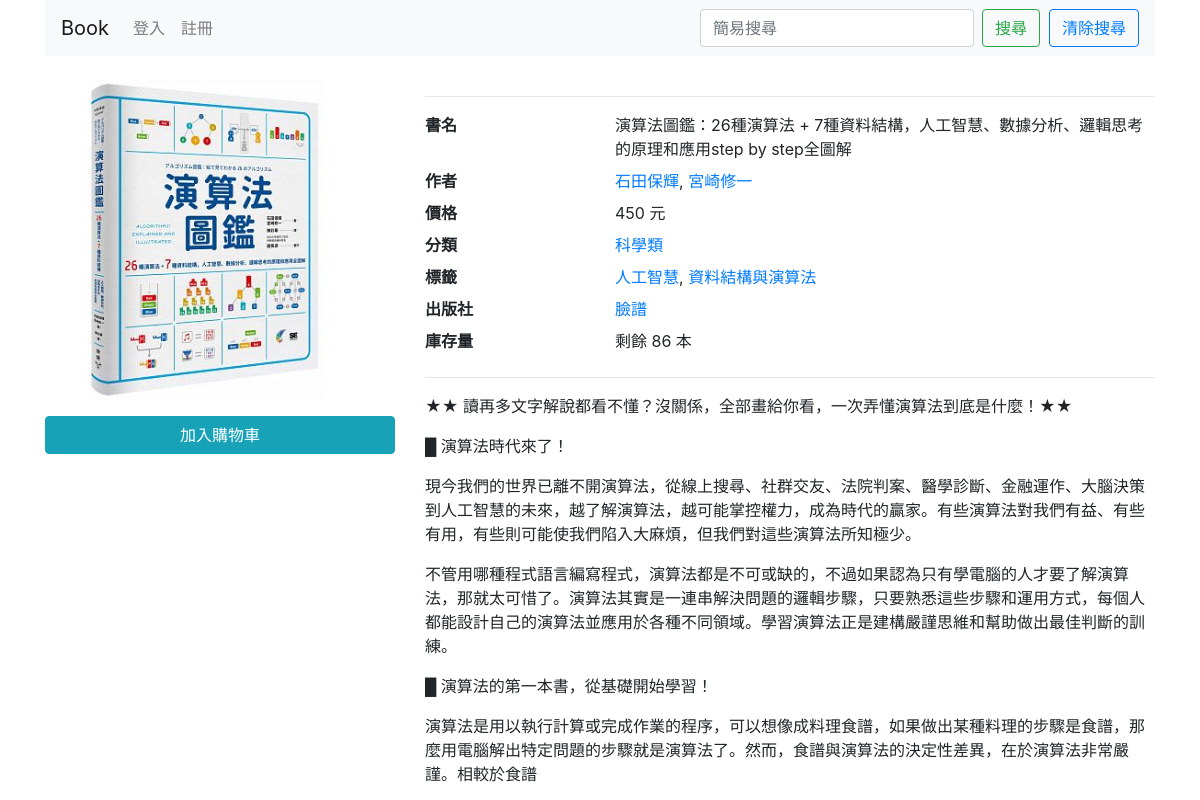
The app's page /books/show/6/, older data.
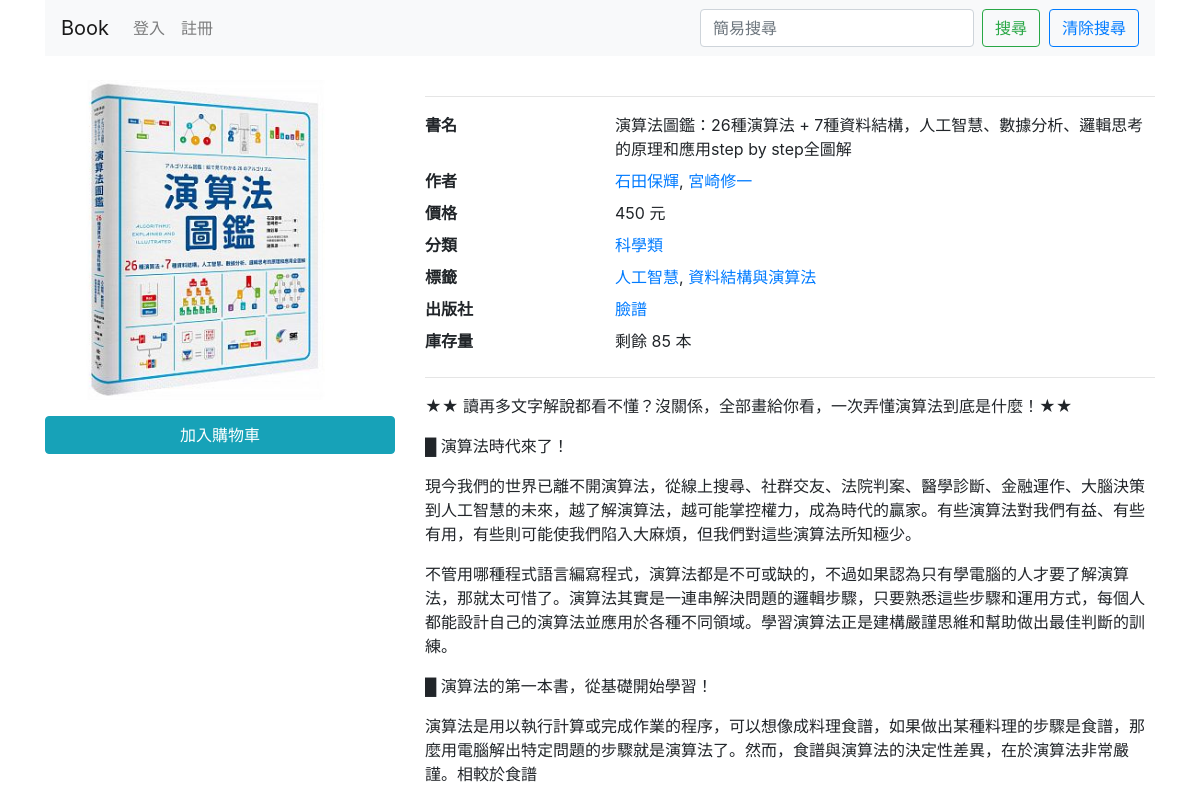
The same page, newer data.
### books/models.py (models this page shows, shortened)
class Book(models.Model):
    category = models.ForeignKey(Category, on_delete=models.PROTECT, verbose_name='使用者')
    title = models.CharField('書名', max_length=64)
    publisher = models.ForeignKey(Publisher, on_delete=models.PROTECT, verbose_name='出版商')
    price = models.PositiveIntegerField('價錢')
    description = models.TextField('簡介', max_length=500)
    image = models.ImageField('圖片', upload_to=book_directory_path)
    tags = models.ManyToManyField(Tag, verbose_name='標籤')
    authors = models.ManyToManyField(Author, verbose_name='作者')
    count = models.PositiveIntegerField('庫存', default=0)
    class Meta:
        verbose_name = '書籍'
        verbose_name_plural = '書籍'

class Author(models.Model):
    name = models.CharField('名稱', max_length=32)
    class Meta:
        verbose_name = '作者'
        verbose_name_plural = '作者'

class Category(models.Model):
    name = models.CharField('類別', max_length=32, unique=True)
    class Meta:
        verbose_name = '類別'
        verbose_name_plural = '類別'

class Tag(models.Model):
    name = models.CharField('標籤', max_length=20, unique=True)
    class Meta:
        verbose_name = '標籤'
        verbose_name_plural = '標籤'

class Publisher(models.Model):
    name = models.CharField('名稱', max_length=32)
    address = models.CharField('地址', max_length=128)
    phone = models.CharField('電話', max_length=32)
    class Meta:
        verbose_name = '出版商'
        verbose_name_plural = '出版商'

### books/views.py (the view)
# urls.py: path('show/<int:pk>/', views.show, name='show'),
def show(request, pk):
    book = get_object_or_404(Book, pk=pk)
    f = OrderForm()
    return render(request, 'books/show.html', {'book':book, 'form':f})

### books/forms.py
class OrderForm(Form):
    number = IntegerField(label='購買數量')

### books/templatetags/books.py (called while the page is built)
@register.filter(name='build_links')
def build_links(obj_list, field_name):
    base_url = reverse('books:index')
    links = []
    for o in obj_list:
        params = urlencode({field_name: o.id})
        url = '{}?{}'.format(base_url, params)
        tag = '<a href="{}">{}</a>'.format(url, o.name)
        links.append(tag)
    return links

### templates/books/show.html (shortened to what this page needs)
{% extends 'layout.html' %}
{% load books %}
{% block body %}
  <div class="row">
    <div class="col-12 col-sm-4 mb-3">
      <img src="{{book.image.url}}" class="img-fluid mb-3" alt="Book image" width="320" height="500">
      <button type="button" class="btn btn-info btn-block" data-toggle="modal" data-target="#order-book-modal">
        加入購物車
      </button>
                {% load bootstrap4 %}
    </div>
    <div class="col-12 col-sm-8">
      <hr>
      <dl class="row">
        <dt class="col-3">書名</dt>
        <dd class="col-9">
          {{book.title}}
        </dd>
        <dt class="col-3">作者</dt>
        <dd class="col-9">
          {% autoescape off %}
            {{ book.authors.all | build_links:'authors' | join:', '}}
          {% endautoescape %}
        </dd>
        <dt class="col-3">價格</dt>
        <dd class="col-9">{{ book.price }} 元</dd>
        <dt class="col-3">分類</dt>
        <dd class="col-9">
          <a href="{% url 'books:index' %}?category={{ book.category.id }}">{{ book.category.name }}</a>
        </dd>
        <dt class="col-3">標籤</dt>
        <dd class="col-9">
          {% autoescape off %}
            {{ book.tags.all | build_links:'tags' | join:', '}}
          {% endautoescape %}
        </dd>
        <dt class="col-3">出版社</dt>
        <dd class="col-9">
          <a href="{% url 'books:index' %}?publisher={{ book.publisher.id }}">{{ book.publisher.name }}</a>
        </dd>
        <dt class="col-3">庫存量</dt>
        <dd class="col-9">剩餘 {{ book.count }} 本</dd>
      </dl>
      <hr>
      <p>{{ book.description | linebreaks }}</p>
    </div>
  </div>
{% endblock %}

### templates/layout.html (shortened to what this page needs)
<!DOCTYPE html>
<html lang="en">
<head>
    {% load bootstrap4 %}
    {% bootstrap_css %}
</head>
<body>
    <div class="container">
	    <div class="row">
		    <div class="col-md-12">
                    <nav class="navbar navbar-expand-lg navbar-light bg-light">
                        <a class="navbar-brand" href="{% url 'books:index' %}">Book</a>
                        <div class="collapse navbar-collapse" id="navbarSupportedContent">
                            <ul class="navbar-nav mr-auto">
                                {% if request.user.is_authenticated %}
                                <li class="nav-item active">
                                    <a href="{% url 'edit' %}" class="nav-link">{{user}}<span class="sr-only">(current)</span></a>
                                </li>
                                <li class="nav-item active">
                                        <a class="nav-link" href="{% url 'logout' %}">登出<span class="sr-only">(current)</span></a>
                                    {% else %}
                                        <a class="nav-link" href="{% url 'login' %}">登入<span class="sr-only">(current)</span></a>
                                        <a class="nav-link" href="{% url 'register' %}">註冊<span class="sr-only">(current)</span></a>
                                    {% endif %}
                          </ul>
                          <form class="form-inline my-2 my-lg-0" action="{% url 'books:index' %}">
                            <input class="form-control mr-sm-2" type="search" placeholder="簡易搜尋" aria-label="Search" name='title'>
                            <button class="btn btn-outline-success my-2 my-sm-0" type="submit">搜尋</button>
                          </form>
                          <a class="btn btn-outline-primary" href="{% url 'books:index' %}" role="button">清除搜尋</a>
                        </div>
                    </nav>
                    <br>
			    <div class="row">
				    <div class="col-md-12">
                        {% block body %}{% endblock %}
				    </div>
                </div>
            </div>
	    </div>
    </div>
</body>
</html>

Row changes from the older to the newer data that the page shows:
changed Book "演算法圖鑑：26種演算法 + 7種資料結構，人工智慧、數據分析、邏輯思考的原理和應用step by step全圖解": count "86" → "85"
